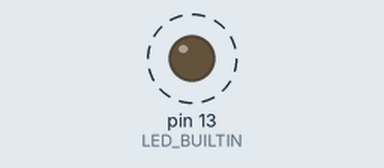
Bench run of a sketch on a simulated Arduino Uno, built with avr-gcc and run on an emulated ATmega328P. Shown: output pins drawn as LEDs (lit = HIGH). Dashed ring = blinking. At 20.0 s the program stops and its outputs stay as they are.

Above: at 0.5 s.
Timing chart, 0 to 4.6 s (numbered marks = the images above):
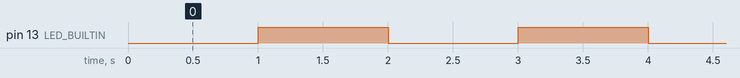

The sketch:

Tuhu_script.ino
```cpp
// the setup function runs once when you press reset or power the board
void setup() {
  // initialize digital pin LED_BUILTIN as an output.
  pinMode(LED_BUILTIN, OUTPUT);
}

// the loop function runs over and over again forever
void loop() {

  for(int i = 0; i < 10; i++){
    delay(1000);
    digitalWrite(LED_BUILTIN, HIGH);  // turn the LED on (HIGH is the voltage level)
    delay(1000);                      // wait for a second
    digitalWrite(LED_BUILTIN, LOW);   // turn the LED off by making the voltage LOW
  }

  while(true){

  }
}
```

Measured:
- by itself, pin 13 (LED_BUILTIN): alternates HIGH for 1.0 s and LOW for 1.0 s
